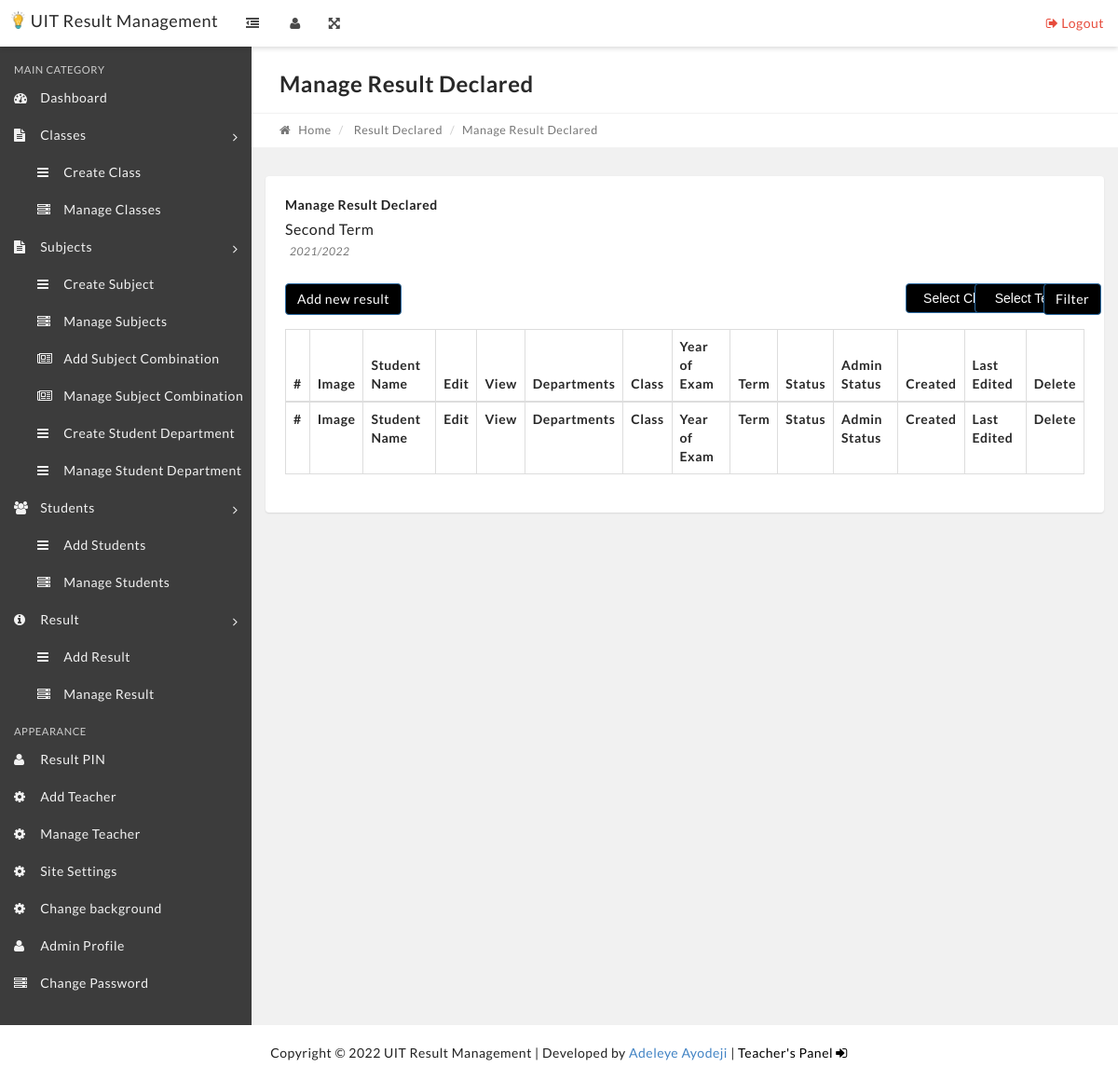
Screenshot of /manage-results.php with the database file from the repository.
### tables this page shows
CREATE TABLE IF NOT EXISTS `settings` (
  `id` int(11) NOT NULL AUTO_INCREMENT,
  `title` varchar(10000) DEFAULT NULL,
  `description` text,
  `address1` longtext,
  `address2` longtext,
  `session` varchar(1000) DEFAULT NULL,
  `term` varchar(1000) DEFAULT NULL,
  `logo` varchar(1000) DEFAULT NULL,
  `siteback` varchar(1000) DEFAULT NULL,
  PRIMARY KEY (`id`)
);

### includes/config.php (called while the page is built, shortened)
<?php
include 'connection.php';
$adminsql = "SELECT * FROM settings";
$adminq = $dbh->query($adminsql);
$adminresult = $adminq->fetch(PDO::FETCH_OBJ);
?>

### manage-results.php (the view, shortened to what this page needs)
<?php
include('includes/config.php');
if(strlen($_SESSION['alogin'])=="")
    {
    header("Location: index.php");
    }
    else{
?>
<?php include('includes/header.php');?>
<?php include('includes/topbar.php');?>
<div class="content-wrapper">
    <div class="content-container">
        <?php include('includes/leftbar.php');?>
        <div class="main-page">
            <div class="container-fluid">
                <div class="row page-title-div">
                    <div class="col-md-6">
                        <h2 class="title">Manage <?php
                                     ?> Result Declared</h2>
                    </div>
                </div>
                <div class="row breadcrumb-div">
                    <div class="col-md-6">
                        <ul class="breadcrumb">
                            <li><a href="dashboard.php"><i class="fa fa-home"></i> Home</a></li>
                            <li> Result Declared</li>
                            <li class="active">Manage <?php
                                     ?> Result Declared</li>
                        </ul>
                    </div>
                </div>
            </div>
            <section class="section">
                <div class="container-fluid">
                    <div class="row">
                        <div class="col-md-12">
                            <div class="panel">
                                <div class="panel-heading">
                                    <div class="panel-title">
                                        <h5>Manage Result Declared</h5>
                                        <?php
                                        echo "<p style='margin:0px;'>".$adminresult->term."</p>";
                                        echo "<small>".$adminresult->session."</small>";
                                        ?>
                                    </div>
                                </div>
                                <div class="panel-body p-20">
                                    <div class="row" style="margin-bottom: 15px;">
                                        <div class="col-lg-9 col-md-9 col-sm-12">
                                            <a href="add-result.php" class="btn btn-primary"
                                                style="background: black;color: white;">
                                                Add new result
                                            </a>
                                        </div>
                                        <div class="col-lg-3 col-md-3 col-sm-12">
                                            <div class="row">
                                                <div class="col-lg-4 col-md-4 col-sm-12">
                                                    <?php
                                                         if (!isset($_SESSION["teacher"])) {
                                                            ?>
                                                    <select id="class_select" class="btn btn-primary"
                                                        style="background: black;color: white;">
                                                        <option value="">Select Class</option>
                                                    </select>
                                                    <?php
                                                        }
                                                         ?>
                                                </div>
                                                <div class="col-lg-4 col-md-4 col-sm-12">
                                                    <select id="term_select" class="btn btn-primary"
                                                        style="background: black;color: white;">
                                                        <option value="<?php echo $admint; ?>">Select Term</option>
                                                    </select>
                                                </div>
                                                <div class="col-lg-4 col-md-4 col-sm-12">
                                                    <a href="javascript:;" id="pickclass" class="btn btn-primary"
                                                        style="background: black;color: white;">
                                                        Filter
                                                    </a>
                                                </div>
                                            </div>
                                        </div>
                                    </div>
                                    <div id="printableArea">
                                        <div id="alldata">
                                            <table id="example" class="display table table-striped table-bordered"
                                                cellspacing="0" width="100%" style="overflow:scroll;">
                                                <thead>
                                                    <tr>
                                                        <th>#</th>
                                                        <th>Image</th>
                                                        <th>Student Name</th>
                                                        <th>Edit</th>
                                                        <th>View</th>
                                                        <th>Departments</th>
                                                        <th>Class</th>
                                                        <th>Year of Exam</th>
                                                        <th>Term</th>
                                                        <th>Status</th>
                                                        <th>Admin Status</th>
                                                        <th>Created</th>
                                                        <th>Last Edited</th>
                                                        <th>Delete</th>
                                                    </tr>
                                                </thead>
                                                <tfoot>
                                                    <tr>
                                                        <th>#</th>
                                                        <th>Image</th>
                                                        <th>Student Name</th>
                                                        <th>Edit</th>
                                                        <th>View</th>
                                                        <th>Departments</th>
                                                        <th>Class</th>
                                                        <th>Year of Exam</th>
                                                        <th>Term</th>
                                                        <th>Status</th>
                                                        <th>Admin Status</th>
                                                        <th>Created</th>
                                                        <th>Last Edited</th>
                                                        <th>Delete</th>
                                                    </tr>
                                                </tfoot>
                                            </table>
                                        </div>
                                    </div>
                                </div>
                            </div>
                        </div>
                    </div>
                </div>
        </div>
    </div>
</div>
</div>
<?php include 'includes/credit.php'; ?>
</body>
</html>
<?php } ?>

### includes/topbar.php (shortened to what this page needs)
<nav class="navbar top-navbar bg-white box-shadow">
          	<div class="container-fluid">
                  <div class="row">
                      <div class="navbar-header no-padding">
              			<a class="navbar-brand" href="dashboard.php" style="color: black;">
              			   <?php
                          $stmt = $dbh->query("SELECT * FROM settings");
                          $rowww = $stmt->fetch(PDO::FETCH_OBJ);
                          ?>
                          <img src="images/<?php echo htmlentities($rowww->logo); ?>" style="float: left;height: 19px;margin-right: 6px;">
                          <?php
                          echo htmlentities($rowww->title);
                          ?>
              			</a>
                          <span class="small-nav-handle hidden-sm hidden-xs"><i class="fa fa-outdent"></i></span>
              		</div>
              		<div class="collapse navbar-collapse" id="navbar-collapse-1">
              			<ul class="nav navbar-nav" data-dropdown-in="fadeIn" data-dropdown-out="fadeOut">
                              <?php
                              if (!isset($_SESSION["teacher"])) {
                                  ?>
                                   <li class="hidden-sm hidden-xs"><a href="#" class="user-info-handle"><i class="fa fa-user"></i></a></li>
                                  <?php
                              }
                              ?>
                              <li class="hidden-sm hidden-xs"><a href="#" class="full-screen-handle"><i class="fa fa-arrows-alt"></i></a></li>
              			</ul>
              			<ul class="nav navbar-nav navbar-right" data-dropdown-in="fadeIn" data-dropdown-out="fadeOut">
              				    <li><a href="logout.php" class="color-danger text-center"><i class="fa fa-sign-out"></i> Logout</a></li>
              			</ul>
              		</div>
                  </div>
          	</div>
          </nav>

### includes/credit.php
<?php
    $place = $_SERVER['REQUEST_URI'] == "/teacherlog.php" ? "fixed" : "static";
?>
<div class="credit" style="position: <?php echo $_SESSION ? "static" : $place; ?>;">
				   <?php
                            $stmt = $dbh->query("SELECT * FROM settings");
                            $rowwww = $stmt->fetch(PDO::FETCH_OBJ);
                            ?>
           Copyright &copy; <?php echo date("Y")." ". htmlentities($rowwww->title); ?> | Developed by <a href="https://adeleyeayodeji.com" target="_blank">Adeleye Ayodeji</a> | <?php
           	if (!isset($_SESSION["alogin"])) {
			?>
			<a href="teacherlog.php" style="color: black;">Teacher's Panel <i class="fa fa-sign-in"></i></a>
			<?php
		}else{
		   	?>
		   	<a href="logout.php" style="color: red;">Logout <i class="fa fa-sign-out"></i></a>
		   	<?php
		}
            ?>
        </div>

### css/main.css (style rules this page uses)
body,html { font-family:Poppins,sans-serif;font-weight:400;color:#494949;font-size:12px;line-height:1.75em }
@media (min-width:600px) { body,html { font-size:calc(12px + (14 - 12) * ((100vw - 600px)/ (1140 - 600))) } }
@media (min-width:1140px) { body,html { font-size:14px } }
a,abbr,acronym,address,b,big,blockquote,caption,center,cite,code,dd,del,dfn,dl,dt,em,fieldset,form,h1,h2,h3,h4,h5,h6,i,img,ins,kbd,label,legend,li,ol,p,pre,q,s,samp,small,strike,strong,sub,sup,table,tbody,td,tfoot,th,thead,tr,tt,u,ul,var { margin:0;padding:0 }
address,blockquote,dl,ol,p,pre,table,ul { margin-bottom:1.75em }
.h1,.h2,.h3,.h4,.h5,.h6,h1,h2,h3,h4,h5,h6 { font-family:Poppins,sans-serif;font-weight:400;color:#292929;clear:both }
.h2,h2 { font-size:23.5370033519px;margin-top:1.1152651681em;line-height:1.3383182017em;margin-bottom:.2514831227em }
@media (min-width:600px) { .h2,h2 { font-size:calc(23.5370033519px + (27.4598372439 - 23.5370033519) * ((100vw - 600px)/ (1140 - 600))) } }
@media (min-width:1140px) { .h2,h2 { font-size:27.4598372439px;margin-top:1.1152651681em;line-height:1.3383182017em;margin-bottom:.2474216814em } }
.h5,h5 { font-size:14.2011569368px;margin-top:1.8484409486em;line-height:2.2181291384em;margin-bottom:.3696881897em }
@media (min-width:600px) { .h5,h5 { font-size:calc(14.2011569368px + (16.5680164262 - 14.2011569368) * ((100vw - 600px)/ (1140 - 600))) } }
@media (min-width:1140px) { .h5,h5 { font-size:16.5680164262px;margin-top:1.8484409486em;line-height:2.2181291384em;margin-bottom:.3696881897em } }
big,small,sub,sup { line-height:0 }
ul { padding-left:1.1em }
table { width:100%;border-spacing:0;border-collapse:collapse;margin-bottom:2.375em }
@media (min-width:1140px) { table { margin-bottom:2.125em } }
th { text-align:left;color:#292929;padding:.21875em .875em }
@media (min-width:1140px) { th { padding:.4375em .875em } }
body { font-family:Poppins,sans-serif;-webkit-font-smoothing:antialiased;background-color:#f2f2f2;color:#494949;text-rendering:optimizeLegibility!important;letter-spacing:.5px;overflow-x:hidden }
a { outline:0!important;text-decoration:none!important;color:#494949;-webkit-transition:all .4s ease-in-out;transition:all .4s ease-in-out }
.bg-white { background-color:#fff;border-color:#fff;color:#494949!important }
.bg-white .navbar-nav>li>a { color:#494949 }
.color-danger { color:#e74c3c!important }
.p-20 { padding:20px!important }
.navbar { border-radius:0;border:0;margin-bottom:0 }
.navbar.box-shadow { box-shadow:0 2px 5px rgba(0,0,0,.15);z-index:10 }
.navbar-header { min-width:270px;padding-left:15px;-webkit-transition:all .4s ease-in-out;transition:all .4s ease-in-out;overflow:hidden }
.navbar-header .navbar-brand { padding:12px }
.small-nav-handle { display:inline-block;width:50px;height:50px;float:right;cursor:pointer;text-align:center }
.small-nav-handle .fa { line-height:50px }
@media (min-width:992px) { .top-navbar-fixed .top-navbar { position:fixed;width:100%;top:0;left:0;z-index:10 } }
@media (min-width:992px) { .top-navbar-fixed .content-wrapper { margin-top:50px } }
.content-wrapper { min-height:100vh;position:relative }
@media (min-width:769px) { .content-wrapper { display:table;width:100%;table-layout:fixed } }
@media (min-width:769px) { .content-container { display:table-row } }
@media (min-width:769px) { .left-sidebar,.main-page,.right-sidebar { display:table-cell;vertical-align:top } }
.main-page { width:100% }
.main-page a:not(.btn) { color:inherit }
.page-title-div { background:#fff;padding:15px }
.page-title-div .title { margin-top:10px }
.breadcrumb-div { background-color:#fff;padding:8px 15px;border-top:1px solid #f2f2f2;border-bottom:1px solid #f2f2f2;font-size:90%;color:#767676 }
.breadcrumb-div a { color:inherit }
.breadcrumb-div .breadcrumb { background:0 0;padding:0;margin:0 }
.breadcrumb-div .breadcrumb .fa { margin-right:5px }
.panel { box-shadow:0 1px 2px rgba(0,0,0,.1) }
.panel .panel-title h1,.panel .panel-title h2,.panel .panel-title h3,.panel .panel-title h4,.panel .panel-title h5,.panel .panel-title h6 { color:inherit!important;margin:0;line-height:30px }
.panel-heading { padding:5px }
.panel-heading .panel-title { margin-top:10px;padding-left:15px }
.panel-heading .panel-title small { color:#767676;font-size:75%;font-style:italic;margin-left:5px }
.section { padding:30px 0 }

### css/style.css (style rules this page uses)
body { background: #f1f1f1; }
.credit { position: fixed; bottom: 0px; width: 100%; padding: 20px; text-align: center; background: white; }

### rows the page displays
settings: logo (picture), title "UIT Result Management", term "Second Term", session "2021/2022"
